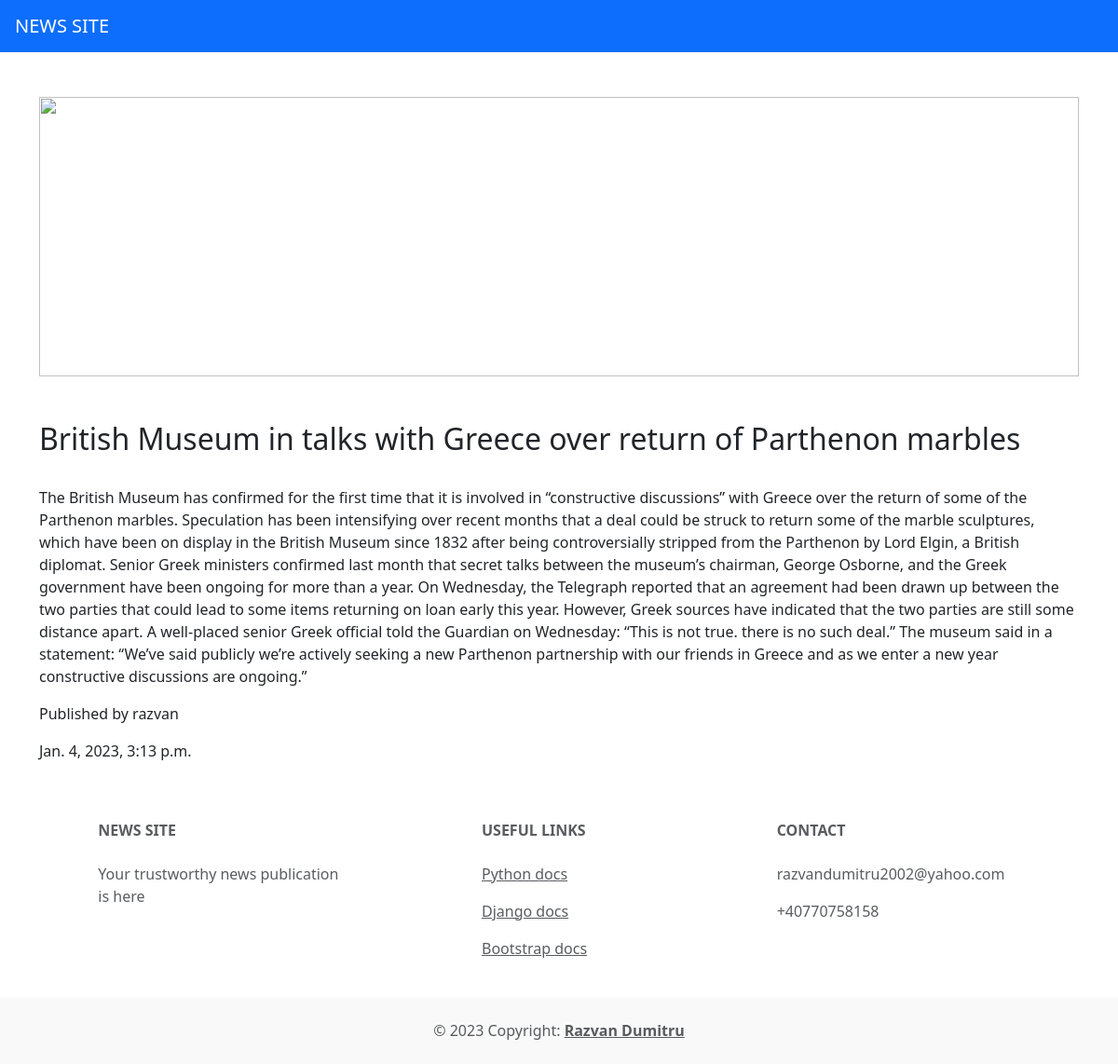
/new-post-1/, run on the app's committed database.
### news/models.py (models this page shows, shortened)
class Core(models.Model):
    title = models.CharField(max_length=300)
    body = models.TextField(null=True)
    author = models.ForeignKey(User,on_delete=models.CASCADE,related_name='core')
    slug = models.SlugField(max_length=100,unique=True)
    updated = models.DateTimeField(auto_now=True)
    published = models.DateTimeField(default=timezone.now)
    class Meta:
        ordering = ['-published']

### news/views.py (the view)
# urls.py: path('<slug:slug>/',views.SingleView.as_view(),name='single'),
class SingleView(DetailView):
    model = Core
    template_name = 'single.html'
    context_object_name = 'post'

### templates/single.html
{% extends 'base.html' %}
{% block content %}
<div class="container">
    <div class="row">
        <div class="col-12 pt-5">
            <img class="card-img-top" width="200" height="300" src="https://cdn.pixabay.com/photo/2016/02/01/00/56/news-1172463_960_720.jpg">
            <h2 class="pt-5">{{post.title}}</h2><br>
            <p>{{post.body}}</p>
            <p>Published by {{post.author}}</p>
            <p>{{post.published}}</p>
        </div>
    </div>
</div>
{% endblock %}

### data on the page
Core: title "British Museum in talks with Greece over return of Parthenon marbles", body "The British Museum has confirmed for the first time that it is involved in “constructive discussions” with Greece over the return of some of the Parthenon marbles. Speculation has been intensifying over recent months that a deal could be struck to return some of the marble sculptures, which have been on display in the British Museum since 1832 after being controversially stripped from the Parthenon by Lord Elgin, a British diplomat. Senior Greek ministers confirmed last month that secret talks between the museum’s chairman, George Osborne, and the Greek government have been ongoing for more than a year. On Wednesday, the Telegraph reported that an agreement had been drawn up between the two…", author "razvan", published "Jan. 4, 2023, 3:13 p.m."
